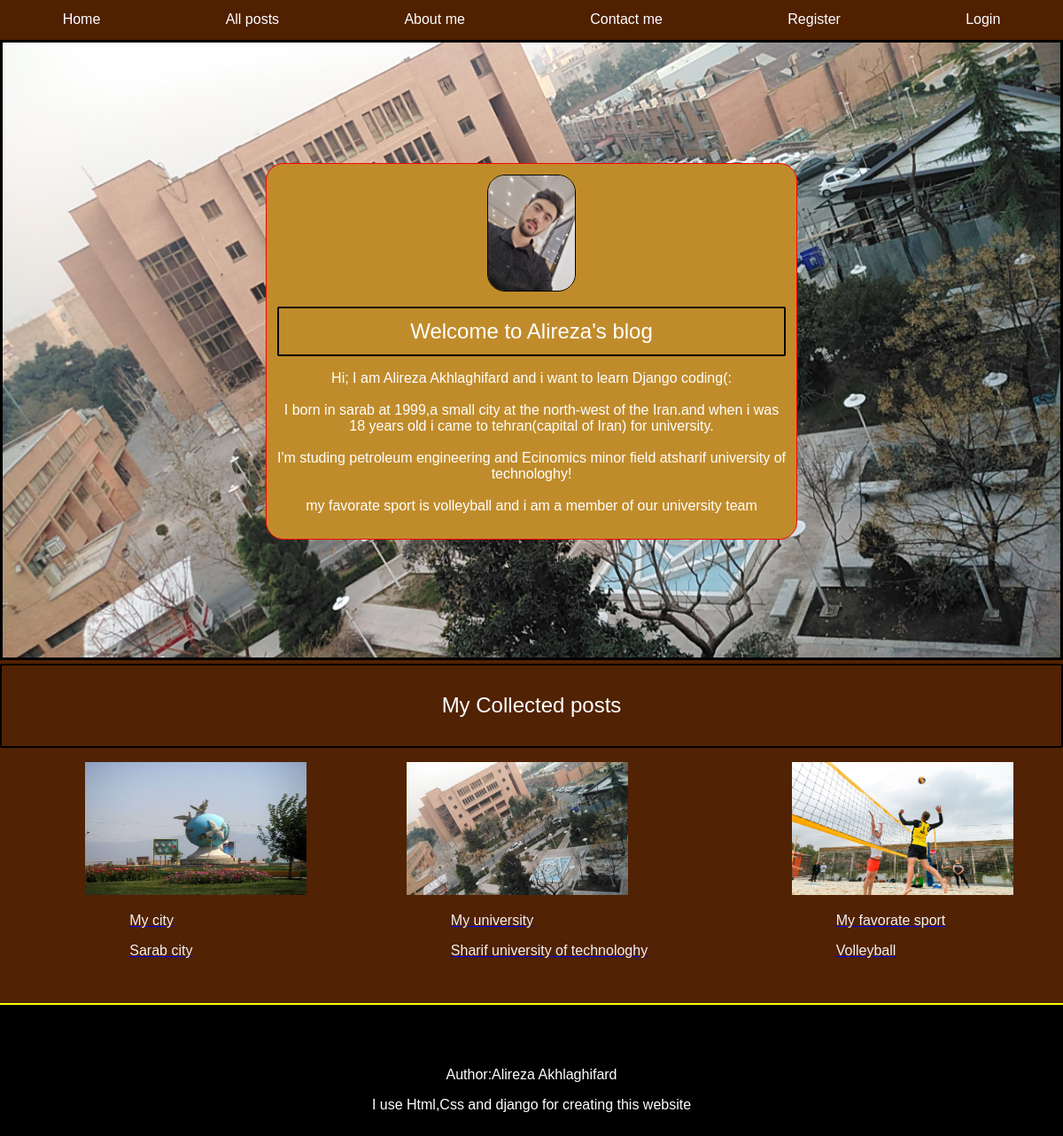
The page / on the database its author committed.
### blog/models.py (models this page shows)
class post(models.Model):
    title = models.CharField(max_length=150)
    excerpt = models.CharField(max_length=200)
    date = models.DateField(auto_now=True)
    desc = models.TextField()
    image = models.ImageField(upload_to="posts",null=True)
    slug = models.SlugField(unique=True,db_index=True)
    author = models.ForeignKey(Author,on_delete=models.SET_NULL,null=True,related_name="posts")
    tag = models.ManyToManyField(Tag,related_name="post_tags")

### blog/views.py (the view)
# urls.py: path("",views.StatingPageView.as_view(),name="first_page")
class StatingPageView(ListView):
    template_name = "blog/index.html"
    model = post
    serializers_class = postSerializers
    ordering = ["date"]
    context_object_name = "posts"
    def get_queryset(self):
        queryset = super().get_queryset()
        data = queryset[:3]
        return data

### blog/templates/blog/index.html (shortened to what this page needs)
{% extends 'base.html' %}
{% load static %}
{% block css_files %}
<link rel="stylesheet" href="{% static "blog/index.css" %}">
{% endblock %}
{% block content %}
<section id="welcome">
<div class="container">
    <div class="centered">
    <img id="myImage" src="{% static "blog/images/myImage.jpg" %}" alt="alireza-the author of blog"
     width="100px" >
    <h1 ><div class="title">Welcome to Alireza's blog</div></h1>
    <p class="para">
        Hi; I am Alireza Akhlaghifard and i want to learn Django coding(:
        <br>
        <br>
        I born in sarab at 1999,a small city at the north-west of the Iran.and when i was 18 years old i
         came to tehran(capital of Iran) for university.
         <br>
         <br>
        I'm studing petroleum engineering and Ecinomics minor field atsharif university of technologhy!
        <br><br>
        my favorate sport is volleyball and i am a member of our university team
    </p>
    </div>
</div >
</section>
<section >
    <div class="mainTitle"><h2 >My Collected posts</h2></div>
    <ul class="skillsAndHobbies">
        {% for post in posts %}
            {% include "blog/includes/post.html" %}
        {% endfor %}
    </ul>
</section>
{% endblock %}

### blog/templates/blog/includes/post.html
{% block css_files %}
{% load static %}
<link rel="stylesheet" href="{% static "blog/post.css" %}">
{% endblock css_files %}
<li>
            <article class="posts">
                <a href="{% url "post_details" post.slug %}">
                    {% if post.image %}
                    <img class="img"  src="{{post.image.url}}" alt="post.title" width="600" height="400">
                    {% endif %}
                    <div class="textunderpost">
                        <h1 class="posth">{{post.title}}</h1>
                        <p class="posth">{{post.excerpt}}</p>
                    </div>
                </a>
            </article>
        </li>

### static/app.css (style rules this page uses)
html, body { padding: 0; margin: 0; }

### blog/static/blog/index.css (style rules this page uses)
html { background-color: rgba(80, 33, 2, 0.993); }
* { box-sizing: border-box; font: 1em sans-serif; }
.title { border: 2px solid black; color: white; border-radius: 2px; padding: 12px; font: 1.5em sans-serif; }
.mainTitle { border: 2px solid black; color: white; border-radius: 2px; padding: 12px 12px 12px; font: 1.5em sans-serif; }
.skillsAndHobbies { display: flex; justify-content: space-around; align-items: center; list-style-type: none; }
.container { position: relative; text-align: center; color: white; }
.centered { border: 1px solid red; padding: 12px; background-color: rgb(192, 140, 43); border-radius: 20px; position: absolute; top: 50%; left: 50%; transform: translate(-50%, -50%); color: rgb(14, 12, 12); }
.para { color: white; }
#myImage { border: 1px solid black; border-radius: 20px; }
.mainTitle { text-align: center; color: white; }

### blog/static/blog/post.css (style rules this page uses)
.img { width: 250px; height: 150px; }
.posth { color:rgb(245, 241, 241); cursor: pointer; text-decoration: none; padding-left: 50px; padding-right: 50px; }
.textunderpost { text-decoration: none; }

### rows shown on the page
post: image (picture), title "My city", excerpt "Sarab city"
post: image (picture), title "My university", excerpt "Sharif university of technologhy"
post: image (picture), title "My favorate sport", excerpt "Volleyball"
